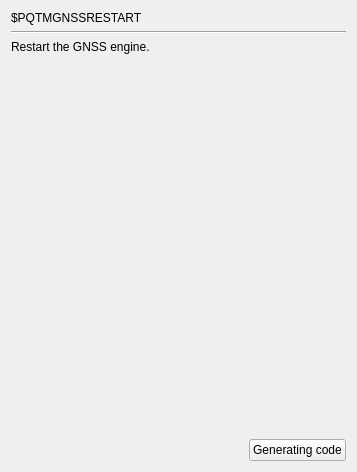
     <widget class="QWidget" name="page_PQTMGNSSRESTART">
      <layout class="QGridLayout" name="gridLayout_32">
       <item row="0" column="0">
        <widget class="QLabel" name="label_500">
         <property name="text">
          <string>$PQTMGNSSRESTART</string>
         </property>
        </widget>
       </item>
       <item row="2" column="0" colspan="2">
        <widget class="QLabel" name="label_501">
         <property name="text">
          <string>Restart the GNSS engine.</string>
         </property>
        </widget>
       </item>
       <item row="1" column="0" colspan="2">
        <widget class="Line" name="line_128">
         <property name="orientation">
          <enum>Qt::Horizontal</enum>
         </property>
        </widget>
       </item>
       <item row="3" column="1">
        <spacer name="verticalSpacer_128">
         <property name="orientation">
          <enum>Qt::Vertical</enum>
         </property>
         <property name="sizeHint" stdset="0">
          <size>
           <width>20</width>
           <height>379</height>
          </size>
         </property>
        </spacer>
       </item>
       <item row="4" column="1">
        <widget class="QPushButton" name="GC_PQTMGNSSRESTART">
         <property name="text">
          <string>Generating code</string>
         </property>
        </widget>
       </item>
       <item row="4" column="0">
        <spacer name="horizontalSpacer_128">
         <property name="orientation">
          <enum>Qt::Horizontal</enum>
         </property>
         <property name="sizeHint" stdset="0">
          <size>
           <width>232</width>
           <height>20</height>
          </size>
         </property>
        </spacer>
       </item>
      </layout>
     </widget>
